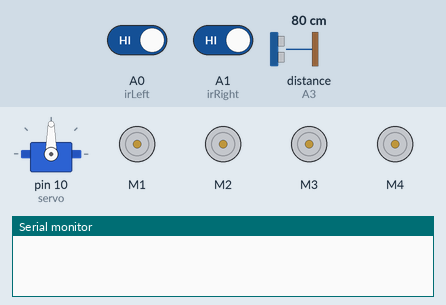
Recording of a sketch running on a simulated Arduino Uno, built with avr-gcc and run on an emulated ATmega328P. On the bench: servo, 4 × DC motor (green arrow = forward, orange = backward, longer = faster), the last lines printed to the serial monitor. The test bench sets the inputs (shaded band); at power-on: A0 (irLeft) HIGH, distance to the obstacle (sensor on A3) 80 cm, A1 (irRight) HIGH. The echo pulse lasts 58.3 µs per cm.

Above: at 1.2 s.
1.3 s: A0 (irLeft) driven LOW
At 2.1 s:
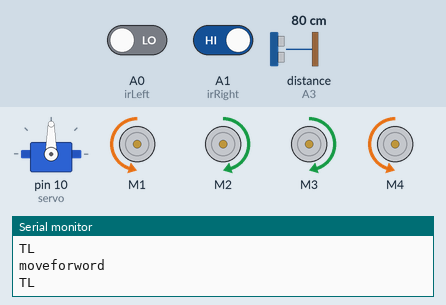
2.8 s: distance to the obstacle (sensor on A3) set to 33 cm
5.8 s: distance to the obstacle (sensor on A3) set to 27 cm
At 6.3 s:
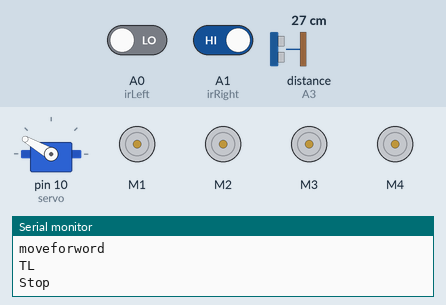
8.8 s: distance to the obstacle (sensor on A3) set to 60 cm
At 10.0 s:
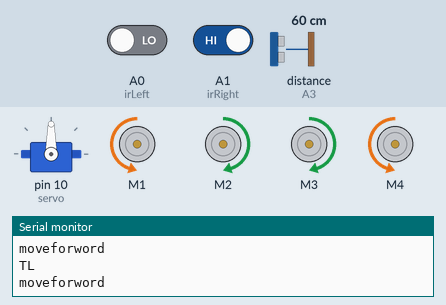
10.3 s: A1 (irRight) driven LOW
At 10.9 s:
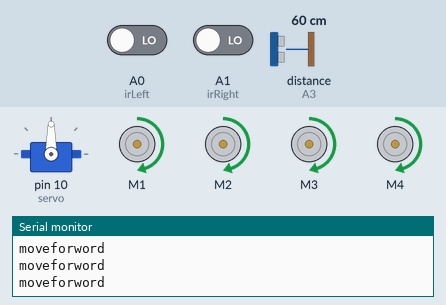
11.8 s: A0 (irLeft) driven HIGH
At 12.3 s:
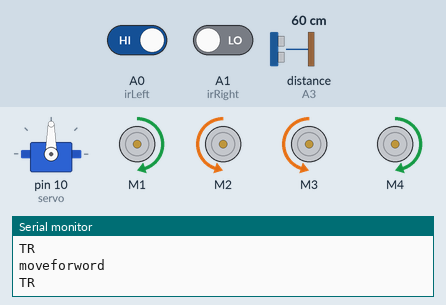
Timing chart, 0 to 14.3 s (numbered marks = the images above; inputs shaded):
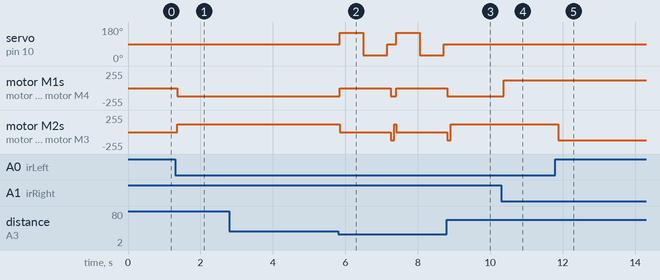

The sketch:

NOW.ino
```cpp
#include <NewPing.h>
#include <Servo.h>
#include <AFMotor.h>

//hc-sr04 sensor
#define TRIGGER_PIN A2
#define ECHO_PIN A3
#define max_distance 50

//ir sensor
#define irLeft A0
#define irRight A1

//motor
#define MAX_SPEED 150
#define MAX_SPEED_OFFSET 20

Servo servo;

NewPing sonar(TRIGGER_PIN, ECHO_PIN, max_distance);

AF_DCMotor motor1(1, MOTOR12_1KHZ);
AF_DCMotor motor2(2, MOTOR12_1KHZ);
AF_DCMotor motor3(3, MOTOR34_1KHZ);
AF_DCMotor motor4(4, MOTOR34_1KHZ);


int distance = 0;
int leftDistance;
int rightDistance;
boolean object;

void setup() {
  Serial.begin(9600);
  pinMode(irLeft, INPUT);
  pinMode(irRight, INPUT);
  servo.attach(10);
  servo.write(90);
  motor1.setSpeed(120);
  motor2.setSpeed(120);
  motor3.setSpeed(120);
  motor4.setSpeed(120);
}

void loop() {
  if (digitalRead(irLeft) == 0 && digitalRead(irRight) == 0 ) {
    objectAvoid();
    //forword
  }
  else if (digitalRead(irLeft) == 0 && digitalRead(irRight) == 1 ) {
    objectAvoid();
    Serial.println("TL");
    //leftturn
    moveLeft();
  }
  else if (digitalRead(irLeft) == 1 && digitalRead(irRight) == 0 ) {
    objectAvoid();
    Serial.println("TR");
    //rightturn
    moveRight();
  }
  else if (digitalRead(irLeft) == 1 && digitalRead(irRight) == 1 ) {
    //Stop
    Stop();
  }
}

void objectAvoid() {
  distance = getDistance();
  if (distance <= 30) {
    //stop
    Stop();
    Serial.println("Stop");

    lookLeft();
    lookRight();
    delay(100);
    if (rightDistance <= leftDistance) {
      //left
      object = true;
      moveBackward();
      moveBackward();
      moveBackward();
      moveBackward();
      moveBackward();


      //turn();
      Serial.println("moveLeft");
    } else {
      //right
      object = false;
      moveBackward();
      moveBackward();
      moveBackward();
      moveBackward();
      moveBackward();

      //turn();
      Serial.println("moveRight");
    }
    delay(100);
  }
  else {
    //forword
    Serial.println("moveforword");
    moveForward();
  }
}

int getDistance() {
  delay(50);
  int cm = sonar.ping_cm();
  if (cm == 0) {
    cm = 100;
  }
  return cm;
}

int lookLeft () {
  //lock left
  servo.write(150);
  delay(500);
  leftDistance = getDistance();
  delay(100);
  servo.write(90);
  Serial.print("Left:");
  Serial.print(leftDistance);
  return leftDistance;
  delay(100);
}

int lookRight() {
  //lock right
  servo.write(30);
  delay(500);
  rightDistance = getDistance();
  delay(100);
  servo.write(90);
  Serial.print("   ");
  Serial.print("Right:");
  Serial.println(rightDistance);
  return rightDistance;
  delay(100);
}
void Stop() {
  motor1.run(RELEASE);
  motor2.run(RELEASE);
  motor3.run(RELEASE);
  motor4.run(RELEASE);
}
void moveForward() {
  motor1.run(FORWARD);
  motor2.run(FORWARD);
  motor3.run(FORWARD);
  motor4.run(FORWARD);
}
void moveBackward() {
  motor1.run(BACKWARD);
  motor2.run(BACKWARD);
  motor3.run(BACKWARD);
  motor4.run(BACKWARD);

}
void turn() {
  if (object == false) {
    Serial.println("turn Right");
    moveLeft();
    delay(700);
    moveForward();
    delay(800);
    moveRight();
    delay(900);
    if (digitalRead(irRight) == 1) {
      loop();
    } else {
      moveForward();
    }
  }
  else {
    Serial.println("turn left");
    moveRight();
    delay(700);
    moveForward();
    delay(800);
    moveLeft();
    delay(900);
    if (digitalRead(irLeft) == 1) {
      loop();
    } else {
      moveForward();
    }
  }
}
void moveRight() {
  motor1.run(FORWARD);
  motor2.run(BACKWARD);
  motor3.run(BACKWARD);
  motor4.run(FORWARD);
}
void moveLeft() {
  motor1.run(BACKWARD);
  motor2.run(FORWARD);
  motor3.run(FORWARD);
  motor4.run(BACKWARD);
}
```

Measured:
- the behaviour switches between 31 and 30 cm on distance to the obstacle (sensor on A3) (found by bisection; images 1 and 2)
- after the input at 1.3 s, motor M1, motor M4: stopped → backward 120/255 after 0.05 s; motor M2, motor M3: stopped → forward 120/255 after 0.05 s
- after the input at 5.8 s, servo on pin 10 (servo): 90° → 150° after 0.05 s, → 30° 0.65 s later, → 90° 0.65 s later, → 150° 0.25 s later, … (6 changes in this stretch); motor M1: backward 120/255 → stopped after 0.05 s, → backward 120/255 1.4 s later, → stopped 0.15 s later
- after the input at 8.8 s, servo on pin 10 (servo): stays 90° (without the input it goes to 150° after 0.16 s); motor M1, motor M4: goes on until 8.8 s, then stays backward 120/255; motor M2, motor M3: goes on until 8.9 s, then stays forward 120/255
- after the input at 10.3 s, motor M1, motor M4: backward 120/255 → forward 120/255 after 0.07 s
- after the input at 11.8 s, motor M2, motor M3: forward 120/255 → backward 120/255 after 0.08 s
